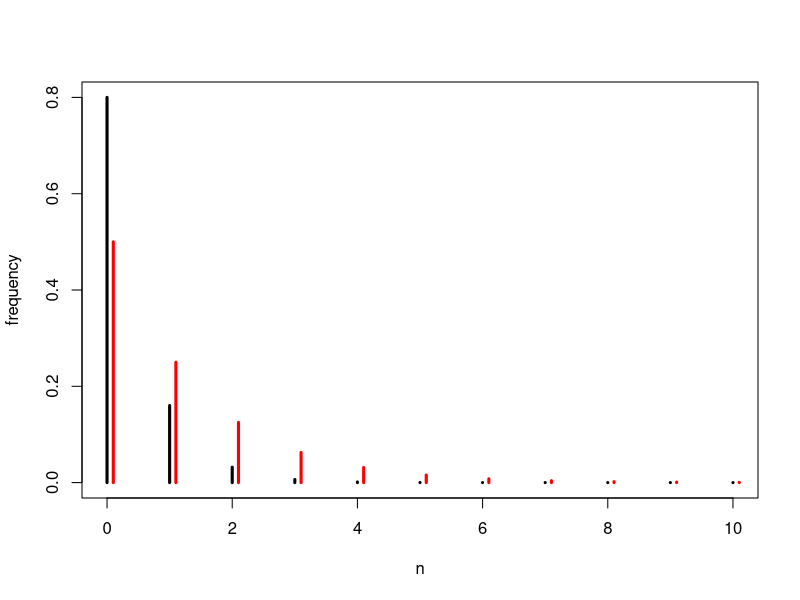
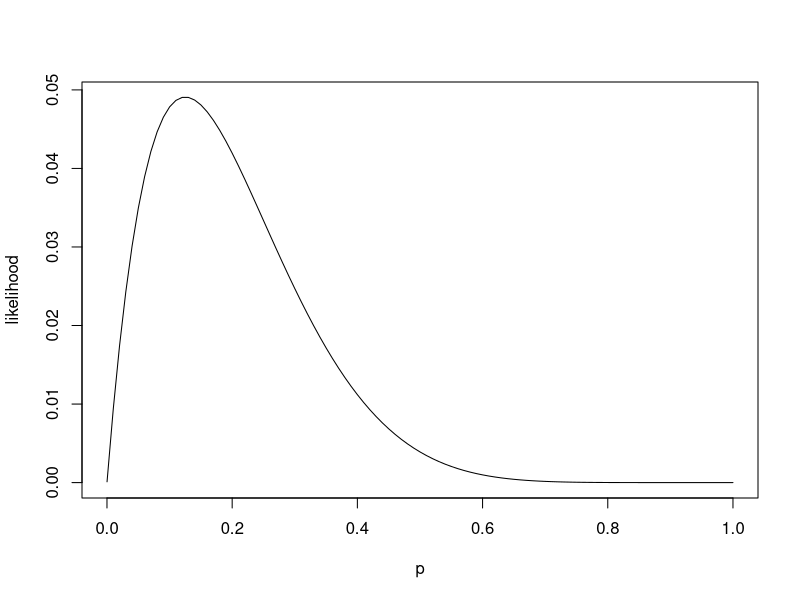
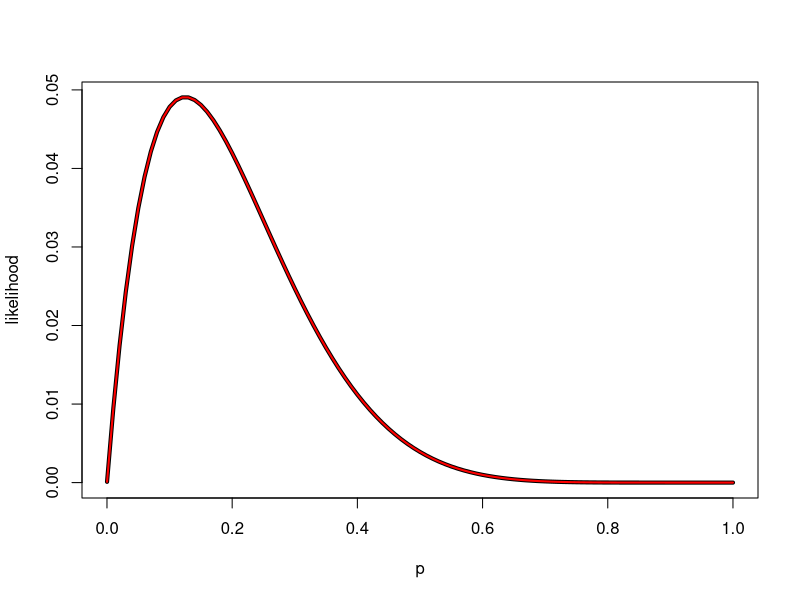
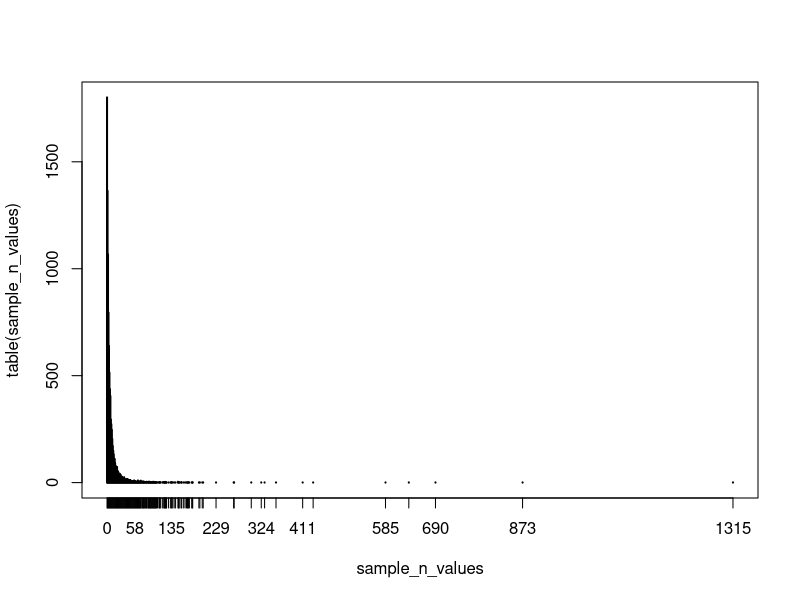
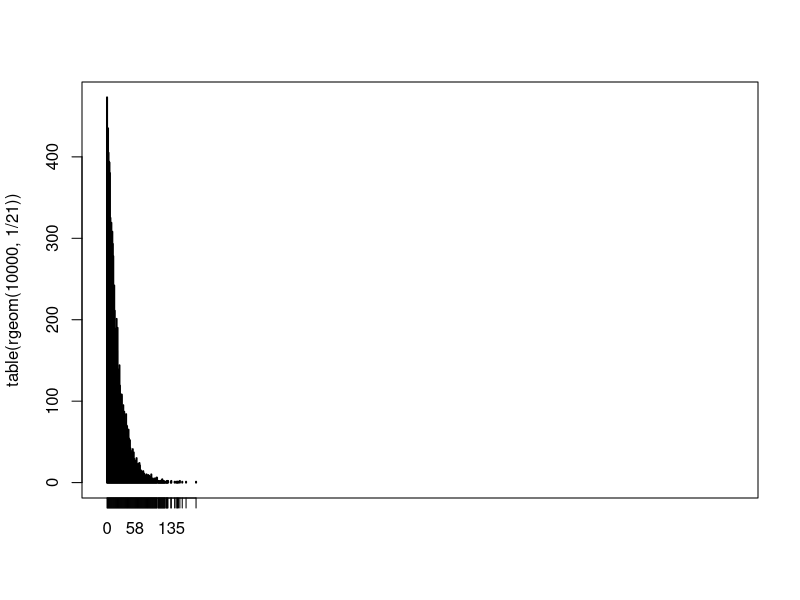
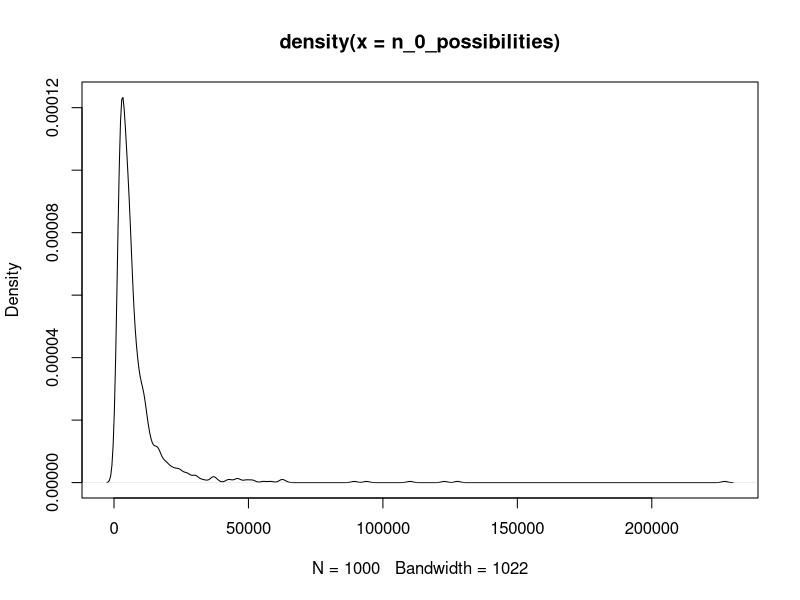

Reproduce these figures in R, in order.
## ---- chunk 1
set.seed(1) # set random number seed for reproducibility
## ---- chunk 2
plot(0:10, dgeom(0:10, p = .8), type = "h", lwd = 3, xlab = "n", ylab = "frequency")
points(0:10 + .1, dgeom(0:10, p = .5), type = "h", lwd = 3, col = "red")
## ---- chunk 3
curve(dgeom(7, x), from = .0001, xlab = "p", ylab = "likelihood")
## ---- chunk 4
Z = exp(4.276666) # Proportionality constant, found empirically

curve(dgeom(7, x), from = .0001, xlab = "p", ylab = "likelihood", lwd = 4)
curve(dbeta(x, shape1 = 2, shape2 = 7 + 1) / Z, add = TRUE, col = "red", lwd = 2)
## ---- chunk 5
p_parameter_possibilities = rbeta(10000, 2, 7 + 2)
sample_n_values = rgeom(10000, p_parameter_possibilities)
plot(table(sample_n_values))
## ---- chunk 6
plot(table(rgeom(10000, 1/21)), xlim = range(sample_n_values))
## ---- chunk 7
n_0_possibilities = sapply(
  rbeta(1000, 2, 7 + 2),
  function(p){
    sum(rgeom(1000, p))
  }
)

plot(density(n_0_possibilities))
